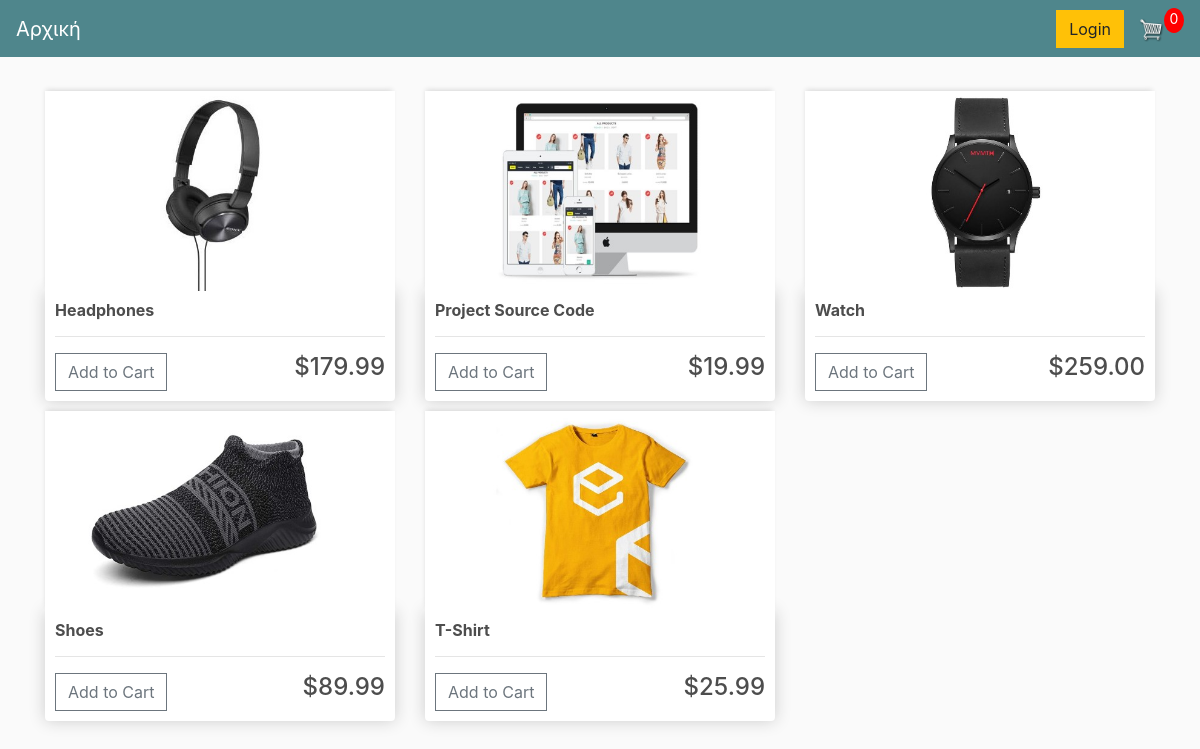
The app's page /category/2/ with its own data.
### store/models.py (models this page shows, shortened)
class Product(models.Model):
    category = models.ForeignKey(Category, on_delete=models.CASCADE, blank=False, null=False)
    name = models.CharField(max_length=200, null=True)
    price = models.DecimalField(max_digits=5, decimal_places=2)
    image = models.ImageField(null=True, blank=True)
    @property
    def imageURL(self):
        try:
            url = self.image.url
        except:
            url = ''
        return url

### store/views.py (the view)
# urls.py: path('category/<int:category_id>/', views.category, name="category"),
def category(request, category_id):
     data = cartData(request)
     cartItems = data['cartItems']
     products = Product.objects.filter(category=category_id)
     context = {'products': products, 'cartItems': cartItems}
     return render(request, 'store/category.html', context)

### store/utils.py (called while the page is built, shortened)
def cookieCart(request):
    try:
        cart = json.loads(request.COOKIES['cart'])
    except:
        cart = {}
    print("Cart: ", cart)
    items = []
    order = {'get_cart_total': 0, 'get_cart_items': 0}
    cartItems = order['get_cart_items']
    return {'cartItems': cartItems, 'order':order, 'items': items}

def cartData(request):
    if request.user.is_authenticated:
        customer = request.user.customer
        order, created = Order.objects.get_or_create(customer=customer, complete=False)
        items = order.orderitem_set.all()
        cartItems = order.get_cart_items
    else:
        cookieData = cookieCart(request)
        cartItems = cookieData['cartItems']
        order = cookieData['order']
        items = cookieData['items']
    return {'cartItems': cartItems, 'order':order, 'items': items}

### store/templates/store/category.html
{% extends 'store/main.html' %}
{% load static %}
{% block content %}
     <div class="row">
          {% for product in products %}
          <div class="col-lg-4 col-md-6 col-sm-12">
               <img class="thumbnail" src="{{product.imageURL}}">
               <div class="box-element product">
                    <h6><strong>{{product.name}}</strong></h6>
                    <hr>
                    <button  data-product={{product.id}} data-action="add"
                    class="btn btn-outline-secondary add-btn update-cart">Add to Cart</button>
                    <h4 style="display: inline-block; float: right">${{product.price|floatformat:2}}</h4>
               </div>
          </div>
          {% endfor %}
     </div>
{% endblock content %}

### static/css/main.css (style rules this page uses)
body { background-color: hsl(0, 0%, 98%); }
h1,h2,h3,h4,h5,h6 { color:hsl(0, 0%, 30%); }
.box-element { box-shadow:hsl(0, 0%, 80%) 0 0 16px; background-color: #fff; border-radius: 4px; padding: 10px; }
.thumbnail { width: 100%; height: 200px; -webkit-box-shadow: -1px -3px 5px -2px rgba(214,214,214,1); -moz-box-shadow: -1px -3px 5px -2px rgba(214,214,214,1); box-shadow: -1px -3px 5px -2px rgba(214,214,214,1); }
.product { border-radius: 0 0 4px 4px; }
.col-lg-4, .col-lg-6, .col-lg-8, .col-lg-12 { margin-top: 10px; }
.btn { border-radius: 0; }

### records on screen
Product: imageURL (picture), name "Headphones", price "179.99"
Product: imageURL (picture), name "Project Source Code", price "19.99"
Product: imageURL (picture), name "Watch", price "259.00"
Product: imageURL (picture), name "Shoes", price "89.99"
Product: imageURL (picture), name "T-Shirt", price "25.99"

### other values on screen
{{ cartItems }} "0"
